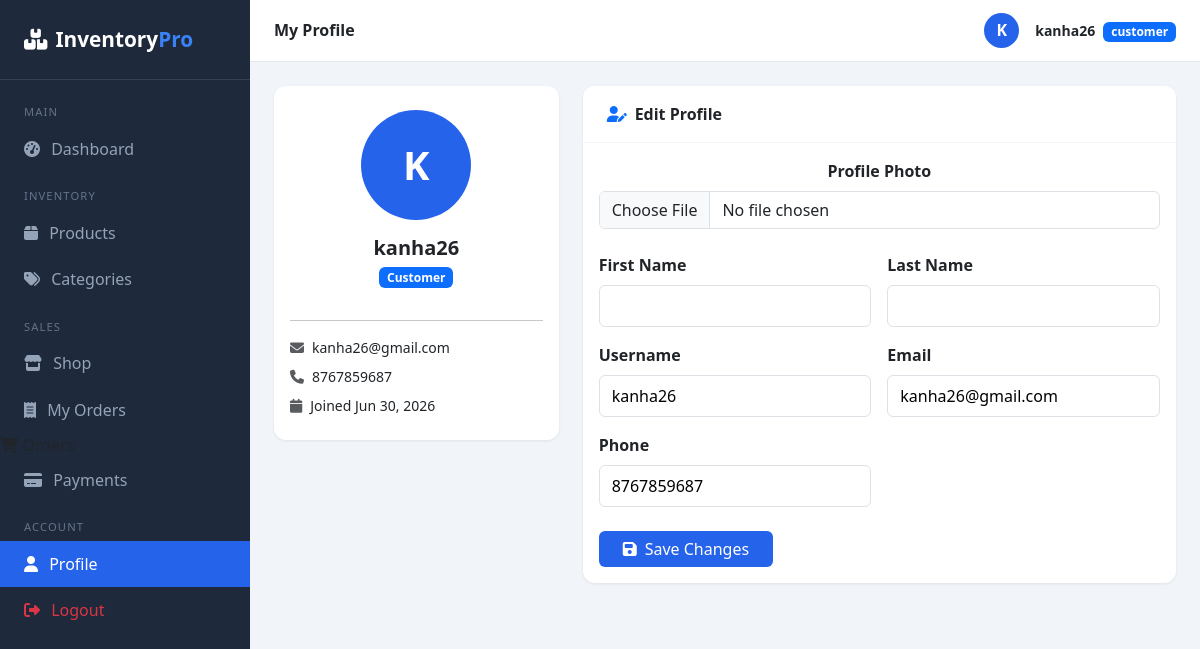
The page /accounts/profile/ (signed in) on the database its author committed.
### accounts/models.py (models this page shows, shortened)
class User(AbstractUser):
    class Role(models.TextChoices):
        ADMIN = "admin", "Admin"
        STAFF = "staff", "Staff"
        CUSTOMER = "customer", "Customer"
    role = models.CharField(max_length=20, choices=Role.choices, default=Role.CUSTOMER)
    email = models.EmailField(unique=True)
    phone = models.CharField(max_length=15, blank=True)
    profile_photo = models.ImageField(upload_to="profiles/", blank=True, null=True)
    address = models.TextField(blank=True)

### accounts/views.py (the view)
# urls.py: path("profile/", views.profile_view, name="profile"),
@login_required
def profile_view(request):
    if request.method == "POST":
        form = ProfileUpdateForm(request.POST, request.FILES, instance=request.user)
        if form.is_valid():
            form.save()
            messages.success(request, "Profile updated successfully!")
            return redirect("profile")
    else:
        form = ProfileUpdateForm(instance=request.user)
    return render(request, "accounts/profile.html", {"form": form})

### accounts/forms.py
class ProfileUpdateForm(forms.ModelForm):
    class Meta:
        model = User
        fields = ["username", "email", "phone", "profile_photo", "first_name", "last_name"]

### inventory_project/templates/accounts/profile.html (shortened to what this page needs)
{% extends 'base.html' %}
{% block page_title %}My Profile{% endblock %}
{% block content %}
<div class="row g-4">
  <div class="col-lg-4">
    <div class="card text-center">
      <div class="card-body py-4">
        {% if user.profile_photo %}
          <img src="{{ user.profile_photo.url }}" class="rounded-circle mb-3"
               width="110" height="110" style="object-fit:cover; border:4px solid #e0e7ff;">
        {% else %}
          <div class="rounded-circle mb-3 mx-auto d-flex align-items-center justify-content-center"
               style="width:110px;height:110px;background:#2563eb;color:#fff;font-size:2.5rem;font-weight:700;">
            {{ user.username|first|upper }}
          </div>
        {% endif %}
        <h5 class="fw-bold mb-1">{{ user.username }}</h5>
        <span class="badge bg-primary mb-3">{{ user.get_role_display }}</span>
        <hr>
        <div class="text-start small">
          <p class="mb-2"><i class="fas fa-envelope text-muted me-2"></i>{{ user.email }}</p>
          <p class="mb-2"><i class="fas fa-phone text-muted me-2"></i>{{ user.phone|default:"Not added" }}</p>
          <p class="mb-0"><i class="fas fa-calendar text-muted me-2"></i>Joined {{ user.date_joined|date:"M d, Y" }}</p>
        </div>
      </div>
    </div>
  </div>
  <div class="col-lg-8">
    <div class="card">
      <div class="card-header">
        <i class="fas fa-user-edit me-2 text-primary"></i>Edit Profile
      </div>
      <div class="card-body">
        <form method="post" enctype="multipart/form-data">
          <div class="mb-4 text-center">
            <label class="form-label fw-semibold d-block">Profile Photo</label>
            <input type="file" name="profile_photo" id="id_profile_photo"
                   class="form-control" accept="image/*" onchange="previewPhoto(event)">
          </div>
          <div class="row g-3">
            <div class="col-md-6">
              <label class="form-label fw-semibold">First Name</label>
              {{ form.first_name }}
            </div>
            <div class="col-md-6">
              <label class="form-label fw-semibold">Last Name</label>
              {{ form.last_name }}
            </div>
            <div class="col-md-6">
              <label class="form-label fw-semibold">Username</label>
              {{ form.username }}
            </div>
            <div class="col-md-6">
              <label class="form-label fw-semibold">Email</label>
              {{ form.email }}
            </div>
            <div class="col-md-6">
              <label class="form-label fw-semibold">Phone</label>
              {{ form.phone }}
            </div>
          </div>
          <button type="submit" class="btn btn-primary mt-4 px-4">
            <i class="fas fa-save me-2"></i>Save Changes
          </button>
        </form>
      </div>
    </div>
  </div>
</div>
{% endblock %}

### inventory_project/templates/base.html (shortened to what this page needs)
<!DOCTYPE html>
<html lang="en">
<head>
  <link href="https://cdn.jsdelivr.net/npm/bootstrap@5.3.0/dist/css/bootstrap.min.css" rel="stylesheet">
  <link href="https://cdnjs.cloudflare.com/ajax/libs/font-awesome/6.4.0/css/all.min.css" rel="stylesheet">
</head>
<body>
{% if user.is_authenticated %}
<div class="sidebar">
  <div class="sidebar-brand">
    <i class="fas fa-boxes me-2"></i>Inventory<span>Pro</span>
  </div>
  <nav class="mt-2">
    <div class="nav-label">Main</div>
    <a href="{% url 'dashboard' %}" class="nav-link {% if request.resolver_match.url_name == 'dashboard' %}active{% endif %}">
      <i class="fas fa-tachometer-alt"></i> Dashboard</a>
    <div class="nav-label">Inventory</div>
    <a href="{% url 'product_list' %}" class="nav-link {% if 'product' in request.resolver_match.url_name %}active{% endif %}">
      <i class="fas fa-box"></i> Products</a>
    <a href="{% url 'category_list' %}" class="nav-link {% if 'category' in request.resolver_match.url_name %}active{% endif %}">
      <i class="fas fa-tags"></i> Categories</a>
    <div class="nav-label">Sales</div>
    {% if user.role == 'customer' %}
      <a href="{% url 'storefront' %}" class="nav-link {% if request.resolver_match.url_name == 'storefront' %}active{% endif %}">
        <i class="fas fa-store"></i> Shop</a>
      <a href="{% url 'my_orders' %}" class="nav-link {% if request.resolver_match.url_name == 'my_orders' %}active{% endif %}">
        <i class="fas fa-receipt"></i> My Orders</a>
    {% endif %}
        <i class="fas fa-shopping-cart"></i> Orders</a>
      <a href="{% url 'payment_list' %}" class="nav-link {% if 'payment' in request.resolver_match.url_name %}active{% endif %}">
        <i class="fas fa-credit-card"></i> Payments</a>
    <div class="nav-label">Account</div>
    <a href="{% url 'profile' %}" class="nav-link {% if request.resolver_match.url_name == 'profile' %}active{% endif %}">
      <i class="fas fa-user"></i> Profile</a>
    <a href="{% url 'logout' %}" class="nav-link text-danger">
      <i class="fas fa-sign-out-alt"></i> Logout</a>
  </nav>
</div>
<div class="main-content">
  <div class="topbar">
    <h6 class="mb-0 fw-semibold">{% block page_title %}Dashboard{% endblock %}</h6>
    <div class="d-flex align-items-center gap-3">
      {% if user.profile_photo %}
        <img src="{{ user.profile_photo.url }}" class="rounded-circle" width="35" height="35" style="object-fit:cover;">
      {% else %}
        <div style="width:35px;height:35px;background:#2563eb;border-radius:50%;display:flex;align-items:center;justify-content:center;color:#fff;font-weight:700;">
          {{ user.username|first|upper }}
        </div>
      {% endif %}
      <div>
        <span class="fw-semibold small">{{ user.username }}</span>
        <span class="badge bg-primary ms-1 small">{{ user.role }}</span>
      </div>
    </div>
  </div>
  <div class="page-body">
    {% block content %}{% endblock %}
  </div>
</div>
{% else %}
  {% block auth_content %}{% endblock %}
{% endif %}
</body>
</html>

### inventory_project/templates/base.html (style rules this page uses)
:root { --primary: #2563eb; --sidebar-width: 250px; }
body { background: #f1f5f9; font-family: 'Segoe UI', sans-serif; }
.sidebar { width: var(--sidebar-width); background: #1e293b; min-height: 100vh; position: fixed; top: 0; left: 0; z-index: 100; }
.sidebar-brand { padding: 1.5rem; color: #fff; font-size: 1.3rem; font-weight: 700; border-bottom: 1px solid #334155; }
.sidebar-brand span { color: #3b82f6; }
.sidebar .nav-link { color: #94a3b8; padding: .7rem 1.5rem; display: flex; align-items: center; gap: .7rem; transition: all .2s; }
.sidebar .nav-link:hover, .sidebar .nav-link.active { color: #fff; background: #2563eb; }
.sidebar .nav-label { color: #64748b; font-size: .7rem; text-transform: uppercase; letter-spacing: .1em; padding: 1rem 1.5rem .3rem; }
.main-content { margin-left: var(--sidebar-width); }
.topbar { background: #fff; padding: .8rem 1.5rem; border-bottom: 1px solid #e2e8f0; display: flex; justify-content: space-between; align-items: center; position: sticky; top: 0; z-index: 99; }
.page-body { padding: 1.5rem; }
.card { border: none; border-radius: 12px; box-shadow: 0 1px 3px rgba(0,0,0,.08); }
.card-header { background: #fff; border-bottom: 1px solid #f1f5f9; font-weight: 600; border-radius: 12px 12px 0 0 !important; padding: 1rem 1.5rem; }
.btn-primary { background: #2563eb; border: none; }

### inventory_project/templates/accounts/profile.html (style rules this page uses)
input, select, textarea { display: block; width: 100%; padding: .5rem .75rem; border: 1px solid #dee2e6; border-radius: .375rem; }

### rows shown on the page
User: username|first "K", username "kanha26", role "customer", role "Customer", email "kanha26@gmail.com", phone "8767859687", date_joined "Jun 30, 2026"
